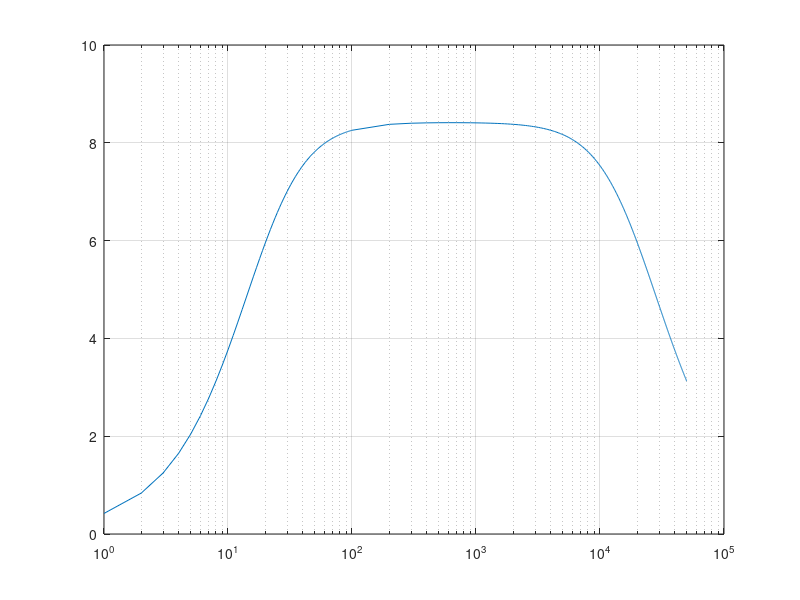

Source code (MATLAB):
#RLC voltage across R

clear
clf

Rm=50;
Ci=159.2.*10.^(-9);
Ri=10.^(6);
Ro=2;
C=796.*10.^(-6);
Rs=8;

A=@(f) 0.421.*j.*f./((1+j.*f./20).*(1+j.*f./20000))

axis ("nolabel","off")

for i=1:99
f(i)=i;
endfor

for i=100:100:50000
f(i/100+99)=i;
endfor


semilogx(f,abs(A(f)))

#concatenate the two matrices, rotate clockwise 90 degrees and then save as text file

kResVolt=rot90([abs(A(f));f],-1);

kkk=fopen("figFreqAudioAmplifier.dat","w");
fdisp(kkk,kResVolt)
fclose(kkk);

grid on


print -deps figAudioAmplifier.eps
